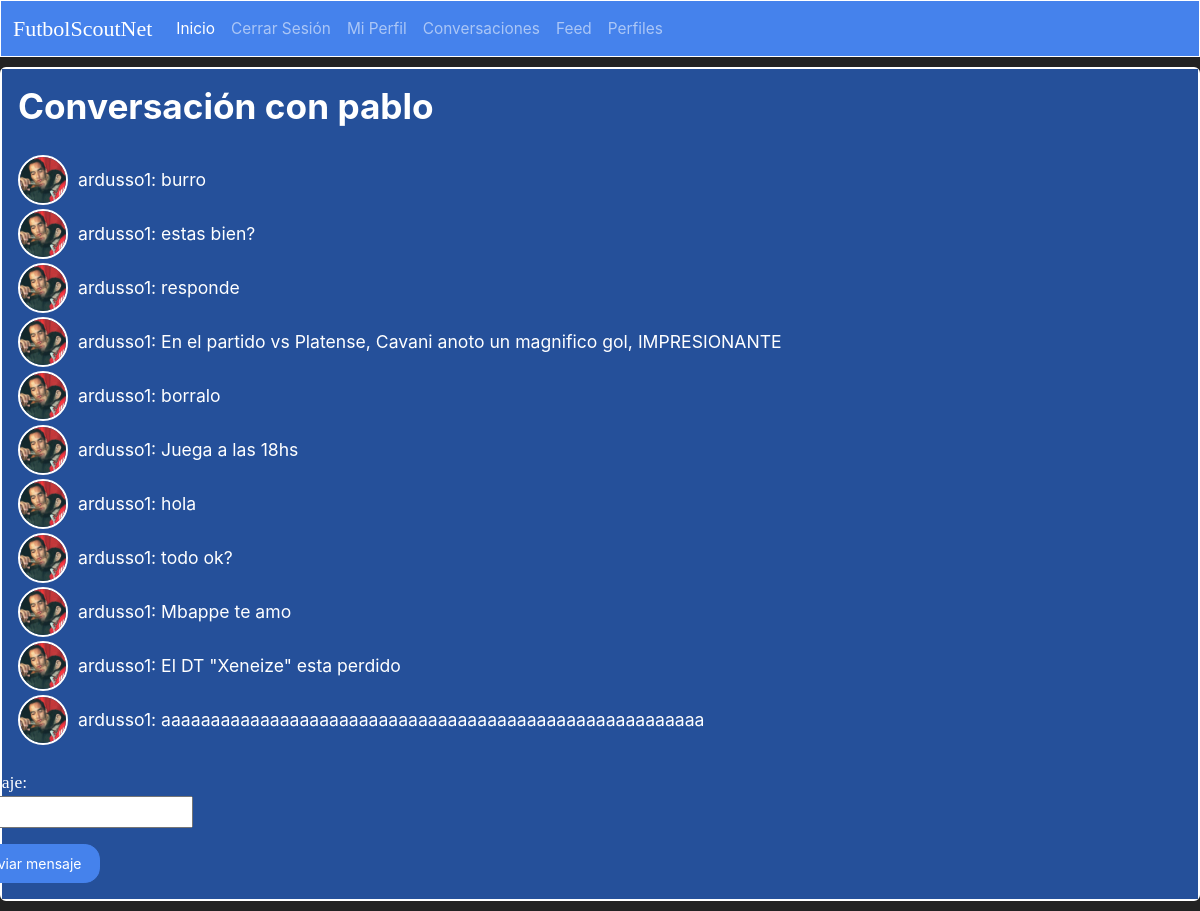
Screenshot of /mensajes/pablo/ (signed in) with the database file from the repository.
### sitio/models.py (models this page shows, shortened)
class Conversacion(models.Model):
    emisor = models.ForeignKey(User, on_delete=models.CASCADE, related_name='conversaciones_uno', null=True, blank=True)
    destinatario = models.ForeignKey(User, on_delete=models.CASCADE, related_name='conversaciones_dos', null=True, blank=True)

class Mensaje(models.Model):
    user = models.ForeignKey(User, on_delete=models.CASCADE, related_name='mensajes', null=True, blank=True)
    conversacion = models.ForeignKey(Conversacion, on_delete=models.CASCADE, null=True, blank=True)
    texto = models.CharField(max_length=500)
    fecha = models.DateTimeField(default=timezone.now)

class Profile(models.Model):
    user = models.OneToOneField(User, on_delete=models.CASCADE, null=True, blank=True)
    image = models.ImageField(upload_to="Profiles_Images", default='user.png')
    posicion = models.ForeignKey(Posicion, on_delete=models.CASCADE, null=True, blank=True)
    nivel = models.ForeignKey(Nivel, on_delete=models.CASCADE, null=True, blank=True)
    edad = models.IntegerField(null=True, blank=True, validators=[MinValueValidator(1)])
    estado = models.CharField(max_length=50, default='activo')
    permitir_mensajes_de_desconocidos = models.BooleanField(default=True)

### sitio/views.py (the view)
# urls.py: path('mensajes/<str:username>/', views.mensajes, name='mensajes'),
@login_required
def mensajes(request, username):
    conversacion = Conversacion.objects.filter(
        Q(emisor=request.user, destinatario__username=username) |
        Q(destinatario=request.user, emisor__username=username)
    ).first()
    if conversacion is None:
        conversacion = Conversacion.objects.create(
            emisor=request.user,
            destinatario=get_object_or_404(User, username=username)
        )
    mensajes = Mensaje.objects.filter(conversacion=conversacion)
    if request.method == 'POST':
        form = MensajeForm(request.POST)
        if form.is_valid():
            nuevo_mensaje = form.save(commit=False)
            nuevo_mensaje.user = request.user
            nuevo_mensaje.conversacion = conversacion
            nuevo_mensaje.save()
            return redirect('mensajes', username=username)
    else:
        form = MensajeForm()
    return render(request, 'mensajes.html', {'conversacion': conversacion, 'mensajes': mensajes, 'form': form})

### sitio/forms.py
class MensajeForm(forms.ModelForm):
    class Meta:
        model = Mensaje
        fields = ['texto']
        labels = {
            'texto': 'Mensaje',
        }

### sitio/templates/mensajes.html (shortened to what this page needs)
{% extends 'layout.html' %}
{% block contenido %}
  {% if conversacion %}
    <div class="card text-white bg-primary mb-3" style="max-width: 100rem; border: 2px solid white;">
        <div class="card-body" style="display: flex; flex-direction: column; gap: 20px; background-color: #25509a;">
            {% if conversacion.emisor == request.user %}
                <h2>Conversación con {{ conversacion.destinatario }}</h2>
            {% else %}
                <h2> Conversacion con {{ conversacion.emisor }} </h2>
            {% endif %}
            <ul style="list-style: none; padding: 0; margin: 0;">
                {% for mensaje in mensajes %}
                    <li style="display: flex; align-items: center;">
                        <img class="rounded-circle" style="width: 50px; height: 50px; object-fit: cover; border: 2px solid white; margin-right: 10px;" src="{{mensaje.user.profile.image.url}}">
                        <span>{{ mensaje.user.username }}: {{ mensaje.texto }}</span>
                    </li>
                {% endfor %}
            </ul>
            {% if conversacion.emisor == request.user %}
                <form method="post" action="{% url 'mensajes' username=conversacion.destinatario.username %}" style="align-self: flex-end; margin-right: 85%;">
                    {{ form.as_p }}
                    <button type="submit" class="btn btn-primary">Enviar mensaje</button>
                </form>
            {% else %}
                <form method="post" action="{% url 'mensajes' username=conversacion.emisor.username %}" style="align-self: flex-end; margin-right: 85%;">
                    {% csrf_token %}
                    {{ form.as_p }}
                    <button type="submit" class="btn btn-primary">Enviar mensaje</button>
                </form>
            {% endif %}
        </div>
    </div>
  {% else %}
    <p>No hay conversación disponible.</p>
  {% endif %}
{% endblock %}

### templates/base.html (style rules this page uses)
body { background-color: #222; color: white; }

### rows the page displays
Conversacion: destinatario "pablo"
Mensaje: user.profile.image (picture), user.username "ardusso1", texto "burro"
Mensaje: user.profile.image (picture), user.username "ardusso1", texto "estas bien?"
Mensaje: user.profile.image (picture), user.username "ardusso1", texto "responde"
Mensaje: user.profile.image (picture), user.username "ardusso1", texto "En el partido vs Platense, Cavani anoto un magnifico gol, IMPRESIONANTE"
Mensaje: user.profile.image (picture), user.username "ardusso1", texto "borralo"
Mensaje: user.profile.image (picture), user.username "ardusso1", texto "Juega a las 18hs"
Mensaje: user.profile.image (picture), user.username "ardusso1", texto "hola"
Mensaje: user.profile.image (picture), user.username "ardusso1", texto "todo ok?"
Mensaje: user.profile.image (picture), user.username "ardusso1", texto "Mbappe te amo"
Mensaje: user.profile.image (picture), user.username "ardusso1", texto "El DT \"Xeneize\" esta perdido"
Mensaje: user.profile.image (picture), user.username "ardusso1", texto "aaaaaaaaaaaaaaaaaaaaaaaaaaaaaaaaaaaaaaaaaaaaaaaaaaaaaaa"
